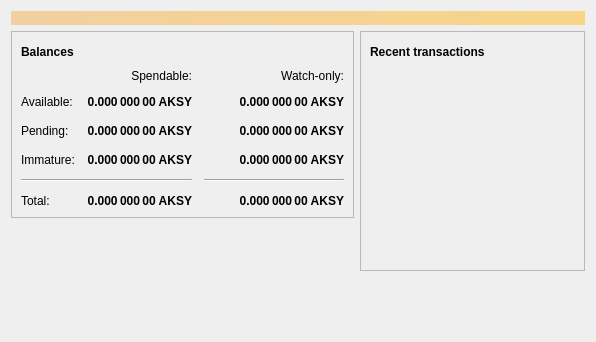
<?xml version="1.0" encoding="UTF-8"?>
<ui version="4.0">
 <class>OverviewPage</class>
 <widget class="QWidget" name="OverviewPage">
  <property name="geometry">
   <rect>
    <x>0</x>
    <y>0</y>
    <width>596</width>
    <height>342</height>
   </rect>
  </property>
  <property name="windowTitle">
   <string>Form</string>
  </property>
  <layout class="QVBoxLayout" name="topLayout">
   <item>
    <widget class="QLabel" name="labelAlerts">
     <property name="visible">
      <bool>false</bool>
     </property>
     <property name="styleSheet">
      <string notr="true">QLabel { background-color: qlineargradient(x1: 0, y1: 0, x2: 1, y2: 0, stop:0 #F0D0A0, stop:1 #F8D488); color:#000000; }</string>
     </property>
     <property name="wordWrap">
      <bool>true</bool>
     </property>
     <property name="margin">
      <number>3</number>
     </property>
     <property name="textInteractionFlags">
      <set>Qt::TextSelectableByMouse</set>
     </property>
    </widget>
   </item>
   <item>
    <layout class="QHBoxLayout" name="horizontalLayout" stretch="1,1">
     <item>
      <layout class="QVBoxLayout" name="verticalLayout_2">
       <item>
        <widget class="QFrame" name="frame">
         <property name="frameShape">
          <enum>QFrame::StyledPanel</enum>
         </property>
         <property name="frameShadow">
          <enum>QFrame::Raised</enum>
         </property>
         <layout class="QVBoxLayout" name="verticalLayout_4">
          <item>
           <layout class="QHBoxLayout" name="horizontalLayout_4">
            <item>
             <widget class="QLabel" name="label_5">
              <property name="font">
               <font>
                <weight>75</weight>
                <bold>true</bold>
               </font>
              </property>
              <property name="text">
               <string>Balances</string>
              </property>
             </widget>
            </item>
            <item>
             <widget class="QPushButton" name="labelWalletStatus">
              <property name="enabled">
               <bool>true</bool>
              </property>
              <property name="maximumSize">
               <size>
                <width>30</width>
                <height>16777215</height>
               </size>
              </property>
              <property name="toolTip">
               <string>The displayed information may be out of date. Your wallet automatically synchronizes with the Akasyacoin network after a connection is established, but this process has not completed yet.</string>
              </property>
              <property name="text">
               <string/>
              </property>
              <property name="icon">
               <iconset resource="../bitcoin.qrc">
                <normaloff>:/icons/warning</normaloff>
                <disabledoff>:/icons/warning</disabledoff>:/icons/warning</iconset>
              </property>
              <property name="iconSize">
               <size>
                <width>24</width>
                <height>24</height>
               </size>
              </property>
              <property name="flat">
               <bool>true</bool>
              </property>
             </widget>
            </item>
            <item>
             <spacer name="horizontalSpacer_3">
              <property name="orientation">
               <enum>Qt::Horizontal</enum>
              </property>
              <property name="sizeHint" stdset="0">
               <size>
                <width>40</width>
                <height>20</height>
               </size>
              </property>
             </spacer>
            </item>
           </layout>
          </item>
          <item>
           <layout class="QGridLayout" name="gridLayout">
            <property name="spacing">
             <number>12</number>
            </property>
            <item row="2" column="2">
             <widget class="QLabel" name="labelWatchPending">
              <property name="font">
               <font>
                <weight>75</weight>
                <bold>true</bold>
               </font>
              </property>
              <property name="cursor">
               <cursorShape>IBeamCursor</cursorShape>
              </property>
              <property name="toolTip">
               <string>Unconfirmed transactions to watch-only addresses</string>
              </property>
              <property name="text">
               <string notr="true">0.000 000 00 AKSY</string>
              </property>
              <property name="alignment">
               <set>Qt::AlignRight|Qt::AlignTrailing|Qt::AlignVCenter</set>
              </property>
              <property name="textInteractionFlags">
               <set>Qt::LinksAccessibleByMouse|Qt::TextSelectableByKeyboard|Qt::TextSelectableByMouse</set>
              </property>
             </widget>
            </item>
            <item row="2" column="1">
             <widget class="QLabel" name="labelUnconfirmed">
              <property name="font">
               <font>
                <weight>75</weight>
                <bold>true</bold>
               </font>
              </property>
              <property name="cursor">
               <cursorShape>IBeamCursor</cursorShape>
              </property>
              <property name="toolTip">
               <string>Total of transactions that have yet to be confirmed, and do not yet count toward the spendable balance</string>
              </property>
              <property name="text">
               <string notr="true">0.000 000 00 AKSY</string>
              </property>
              <property name="alignment">
               <set>Qt::AlignRight|Qt::AlignTrailing|Qt::AlignVCenter</set>
              </property>
              <property name="textInteractionFlags">
               <set>Qt::LinksAccessibleByMouse|Qt::TextSelectableByKeyboard|Qt::TextSelectableByMouse</set>
              </property>
             </widget>
            </item>
            <item row="3" column="2">
             <widget class="QLabel" name="labelWatchImmature">
              <property name="font">
               <font>
                <weight>75</weight>
                <bold>true</bold>
               </font>
              </property>
              <property name="cursor">
               <cursorShape>IBeamCursor</cursorShape>
              </property>
              <property name="toolTip">
               <string>Mined balance in watch-only addresses that has not yet matured</string>
              </property>
              <property name="text">
               <string notr="true">0.000 000 00 AKSY</string>
              </property>
              <property name="alignment">
               <set>Qt::AlignRight|Qt::AlignTrailing|Qt::AlignVCenter</set>
              </property>
              <property name="textInteractionFlags">
               <set>Qt::LinksAccessibleByMouse|Qt::TextSelectableByKeyboard|Qt::TextSelectableByMouse</set>
              </property>
             </widget>
            </item>
            <item row="4" column="0" colspan="2">
             <widget class="Line" name="line">
              <property name="orientation">
               <enum>Qt::Horizontal</enum>
              </property>
             </widget>
            </item>
            <item row="4" column="2">
             <widget class="Line" name="lineWatchBalance">
              <property name="sizePolicy">
               <sizepolicy hsizetype="Preferred" vsizetype="Fixed">
                <horstretch>0</horstretch>
                <verstretch>0</verstretch>
               </sizepolicy>
              </property>
              <property name="minimumSize">
               <size>
                <width>140</width>
                <height>0</height>
               </size>
              </property>
              <property name="orientation">
               <enum>Qt::Horizontal</enum>
              </property>
             </widget>
            </item>
            <item row="5" column="0">
             <widget class="QLabel" name="labelTotalText">
              <property name="text">
               <string>Total:</string>
              </property>
             </widget>
            </item>
            <item row="3" column="1">
             <widget class="QLabel" name="labelImmature">
              <property name="font">
               <font>
                <weight>75</weight>
                <bold>true</bold>
               </font>
              </property>
              <property name="cursor">
               <cursorShape>IBeamCursor</cursorShape>
              </property>
              <property name="toolTip">
               <string>Mined balance that has not yet matured</string>
              </property>
              <property name="text">
               <string notr="true">0.000 000 00 AKSY</string>
              </property>
              <property name="alignment">
               <set>Qt::AlignRight|Qt::AlignTrailing|Qt::AlignVCenter</set>
              </property>
              <property name="textInteractionFlags">
               <set>Qt::LinksAccessibleByMouse|Qt::TextSelectableByKeyboard|Qt::TextSelectableByMouse</set>
              </property>
             </widget>
            </item>
            <item row="2" column="3">
             <spacer name="horizontalSpacer_2">
              <property name="orientation">
               <enum>Qt::Horizontal</enum>
              </property>
              <property name="sizeHint" stdset="0">
               <size>
                <width>40</width>
                <height>20</height>
               </size>
              </property>
             </spacer>
            </item>
            <item row="3" column="0">
             <widget class="QLabel" name="labelImmatureText">
              <property name="text">
               <string>Immature:</string>
              </property>
             </widget>
            </item>
            <item row="5" column="1">
             <widget class="QLabel" name="labelTotal">
              <property name="font">
               <font>
                <weight>75</weight>
                <bold>true</bold>
               </font>
              </property>
              <property name="cursor">
               <cursorShape>IBeamCursor</cursorShape>
              </property>
              <property name="toolTip">
               <string>Your current total balance</string>
              </property>
              <property name="text">
               <string notr="true">0.000 000 00 AKSY</string>
              </property>
              <property name="alignment">
               <set>Qt::AlignRight|Qt::AlignTrailing|Qt::AlignVCenter</set>
              </property>
              <property name="textInteractionFlags">
               <set>Qt::LinksAccessibleByMouse|Qt::TextSelectableByKeyboard|Qt::TextSelectableByMouse</set>
              </property>
             </widget>
            </item>
            <item row="5" column="2">
             <widget class="QLabel" name="labelWatchTotal">
              <property name="font">
               <font>
                <weight>75</weight>
                <bold>true</bold>
               </font>
              </property>
              <property name="cursor">
               <cursorShape>IBeamCursor</cursorShape>
              </property>
              <property name="toolTip">
               <string>Current total balance in watch-only addresses</string>
              </property>
              <property name="text">
               <string notr="true">0.000 000 00 AKSY</string>
              </property>
              <property name="alignment">
               <set>Qt::AlignRight|Qt::AlignTrailing|Qt::AlignVCenter</set>
              </property>
              <property name="textInteractionFlags">
               <set>Qt::LinksAccessibleByMouse|Qt::TextSelectableByKeyboard|Qt::TextSelectableByMouse</set>
              </property>
             </widget>
            </item>
            <item row="0" column="2">
             <widget class="QLabel" name="labelWatchonly">
              <property name="text">
               <string>Watch-only:</string>
              </property>
              <property name="alignment">
               <set>Qt::AlignRight|Qt::AlignTrailing|Qt::AlignVCenter</set>
              </property>
             </widget>
            </item>
            <item row="1" column="0">
             <widget class="QLabel" name="labelBalanceText">
              <property name="text">
               <string>Available:</string>
              </property>
             </widget>
            </item>
            <item row="1" column="1">
             <widget class="QLabel" name="labelBalance">
              <property name="font">
               <font>
                <weight>75</weight>
                <bold>true</bold>
               </font>
              </property>
              <property name="cursor">
               <cursorShape>IBeamCursor</cursorShape>
              </property>
              <property name="toolTip">
               <string>Your current spendable balance</string>
              </property>
              <property name="text">
               <string notr="true">0.000 000 00 AKSY</string>
              </property>
              <property name="alignment">
               <set>Qt::AlignRight|Qt::AlignTrailing|Qt::AlignVCenter</set>
              </property>
              <property name="textInteractionFlags">
               <set>Qt::LinksAccessibleByMouse|Qt::TextSelectableByKeyboard|Qt::TextSelectableByMouse</set>
              </property>
             </widget>
            </item>
            <item row="1" column="2">
             <widget class="QLabel" name="labelWatchAvailable">
              <property name="font">
               <font>
                <weight>75</weight>
                <bold>true</bold>
               </font>
              </property>
              <property name="cursor">
               <cursorShape>IBeamCursor</cursorShape>
              </property>
              <property name="toolTip">
               <string>Your current balance in watch-only addresses</string>
              </property>
              <property name="text">
               <string notr="true">0.000 000 00 AKSY</string>
              </property>
              <property name="alignment">
               <set>Qt::AlignRight|Qt::AlignTrailing|Qt::AlignVCenter</set>
              </property>
              <property name="textInteractionFlags">
               <set>Qt::LinksAccessibleByMouse|Qt::TextSelectableByKeyboard|Qt::TextSelectableByMouse</set>
              </property>
             </widget>
            </item>
            <item row="2" column="0">
             <widget class="QLabel" name="labelPendingText">
              <property name="text">
               <string>Pending:</string>
              </property>
             </widget>
            </item>
            <item row="0" column="1">
             <widget class="QLabel" name="labelSpendable">
              <property name="text">
               <string>Spendable:</string>
              </property>
              <property name="alignment">
               <set>Qt::AlignRight|Qt::AlignTrailing|Qt::AlignVCenter</set>
              </property>
             </widget>
            </item>
           </layout>
          </item>
         </layout>
        </widget>
       </item>
       <item>
        <spacer name="verticalSpacer">
         <property name="orientation">
          <enum>Qt::Vertical</enum>
         </property>
         <property name="sizeHint" stdset="0">
          <size>
           <width>20</width>
           <height>40</height>
          </size>
         </property>
        </spacer>
       </item>
      </layout>
     </item>
     <item>
      <layout class="QVBoxLayout" name="verticalLayout_3">
       <item>
        <widget class="QFrame" name="frame_2">
         <property name="frameShape">
          <enum>QFrame::StyledPanel</enum>
         </property>
         <property name="frameShadow">
          <enum>QFrame::Raised</enum>
         </property>
         <layout class="QVBoxLayout" name="verticalLayout">
          <item>
           <layout class="QHBoxLayout" name="horizontalLayout_2">
            <item>
             <widget class="QLabel" name="label_4">
              <property name="font">
               <font>
                <weight>75</weight>
                <bold>true</bold>
               </font>
              </property>
              <property name="text">
               <string>Recent transactions</string>
              </property>
             </widget>
            </item>
            <item>
             <widget class="QPushButton" name="labelTransactionsStatus">
              <property name="enabled">
               <bool>true</bool>
              </property>
              <property name="maximumSize">
               <size>
                <width>30</width>
                <height>16777215</height>
               </size>
              </property>
              <property name="toolTip">
               <string>The displayed information may be out of date. Your wallet automatically synchronizes with the Akasyacoin network after a connection is established, but this process has not completed yet.</string>
              </property>
              <property name="text">
               <string/>
              </property>
              <property name="icon">
               <iconset resource="../bitcoin.qrc">
                <normaloff>:/icons/warning</normaloff>
                <disabledoff>:/icons/warning</disabledoff>:/icons/warning</iconset>
              </property>
              <property name="iconSize">
               <size>
                <width>24</width>
                <height>24</height>
               </size>
              </property>
              <property name="flat">
               <bool>true</bool>
              </property>
             </widget>
            </item>
            <item>
             <spacer name="horizontalSpacer">
              <property name="orientation">
               <enum>Qt::Horizontal</enum>
              </property>
              <property name="sizeHint" stdset="0">
               <size>
                <width>40</width>
                <height>20</height>
               </size>
              </property>
             </spacer>
            </item>
           </layout>
          </item>
          <item>
           <widget class="QListView" name="listTransactions">
            <property name="styleSheet">
             <string notr="true">QListView { background: transparent; }</string>
            </property>
            <property name="frameShape">
             <enum>QFrame::NoFrame</enum>
            </property>
            <property name="verticalScrollBarPolicy">
             <enum>Qt::ScrollBarAlwaysOff</enum>
            </property>
            <property name="horizontalScrollBarPolicy">
             <enum>Qt::ScrollBarAlwaysOff</enum>
            </property>
            <property name="selectionMode">
             <enum>QAbstractItemView::NoSelection</enum>
            </property>
           </widget>
          </item>
         </layout>
        </widget>
       </item>
       <item>
        <spacer name="verticalSpacer_2">
         <property name="orientation">
          <enum>Qt::Vertical</enum>
         </property>
         <property name="sizeHint" stdset="0">
          <size>
           <width>20</width>
           <height>40</height>
          </size>
         </property>
        </spacer>
       </item>
      </layout>
     </item>
    </layout>
   </item>
  </layout>
 </widget>
 <resources/>
 <connections/>
</ui>
